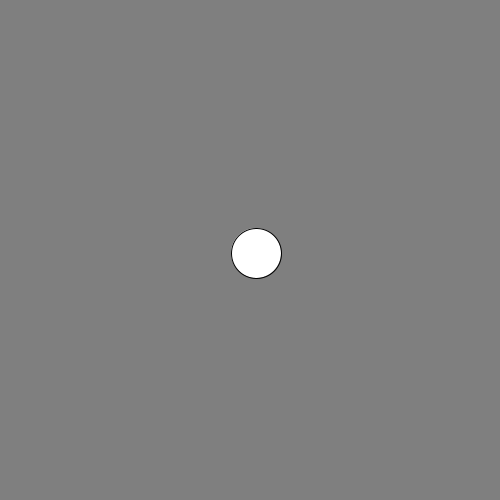
Frame 1 (no input)
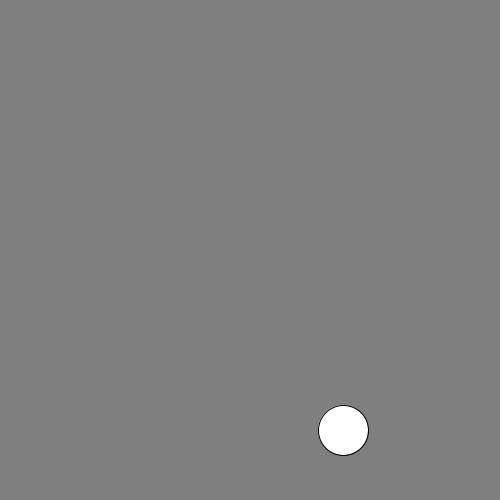
Frame 60 (the mouse pressed at the canvas centre just before this capture)
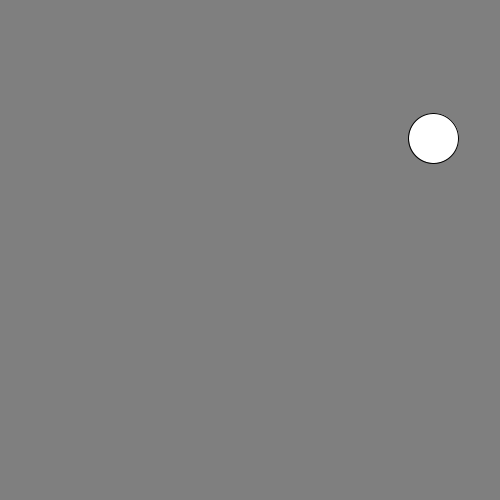
Frame 120 (the mouse held since frame 60 and released just before this capture)

The Processing sketch that drew these frames (run headless with seeded random() and noise(); from frame 60 on, the mouse is pressed at the canvas centre):

// Processing sketch: PVectors_01
// ── PVectors_01.pde
// position
float x;
float y;

// speed
float speed_x = 6;
float speed_y = 3;

// acceleration due to gravity
float gravity = 0;

float dampening = 1;

float size = 50;

void setup() {
  size(500, 500);
  background(127);

  // place the ball in the center of our screen
  x = width / 2;
  y = height / 2;
}

void draw() {

  background(127);

  // add acceleration due to gravity to the speed_y
  speed_y += gravity;

  // add the speed value to the position
  x += speed_x;
  y += speed_y;

  // logic to make the ball bounce
  if ( x > width-(size/2) ) {
    x = width-(size/2);
    speed_x *= -1;
  }
  if (x < size/2) {
    x = size/2;
    speed_x *= -1;
  }

  if ( y > height-(size/2) ) {
    y = height-(size/2);
    speed_y *= -1;
  }
  if (y < size/2) {
    y = size/2;
    speed_y *= -1;
  }
  
  speed_x *= dampening;
  speed_y *= dampening;

  circle(x, y, size);
}

void mousePressed(){
  speed_x = random(-10,10);
  speed_y = random(-10,-5);
}
